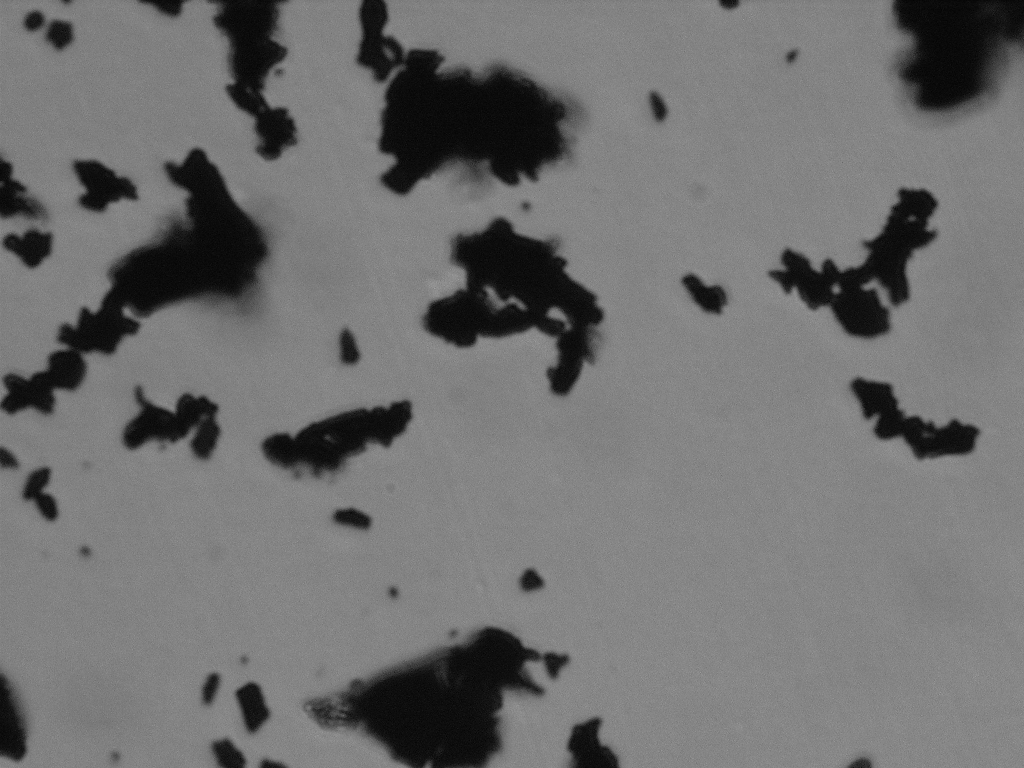
#> input picture Malarial/images1/13.JPG, 2048 x 1536 px, found by its file name (shown at 1/2 size)
$ python newSize.py
#> lines starting #> are read from the running program, lines starting #| are printed output that depends on the picture; after the words box and inside, x2 and y2 are one past the last pixel; in counts of white or black regions, pixels touching at a corner belong together
from cv2 import imread, morphologyEx
from skimage import data, io, filters, feature
import numpy as np
import matplotlib.pyplot as plt
# Label image regions.
from skimage.measure import regionprops
import matplotlib.patches as mpatches
from skimage.morphology import label


imgPath = 'Images1/13.jpg'
image = imread(imgPath,0)# data.coins()  # or any NumPy array!
#> image is the input picture: shape (1536, 2048); min 0, max 246, mean 111.7
#remove the 2 um scake
image = image[:800,:] #for 1st image
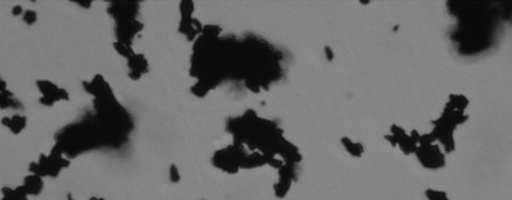
#> image: shape (800, 2048) (shown at 1/4 size); min 0, max 246, mean 104.1
#Whoe image
io.imshow(image)

edges_sob = filters.sobel(image)
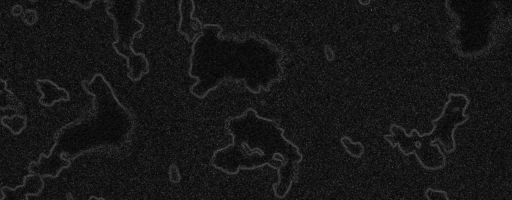
#> edges_sob: shape (800, 2048) float64 (shown at 1/4 size); min 0, max 0.257, mean 0.0233; drawn with min black and max white
io.imshow(edges_sob)


edgeTh = 0.01
edges_sob_filtered = np.where(edges_sob>edgeTh,255,0)
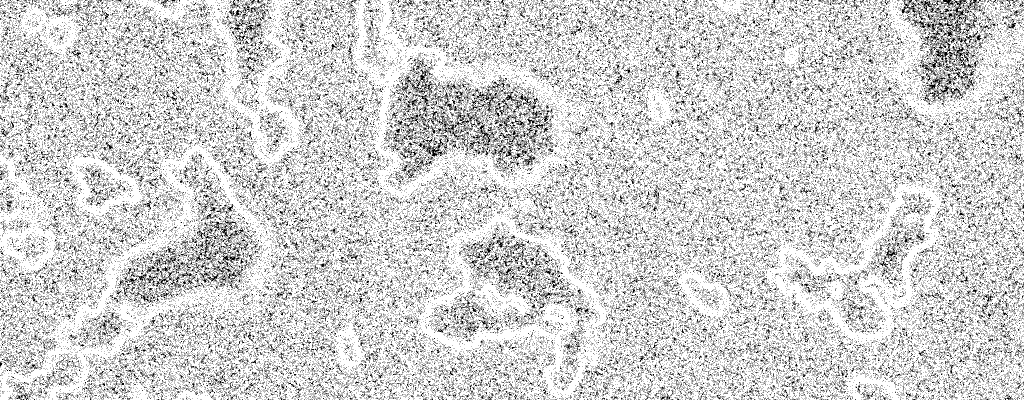
#> edges_sob_filtered: shape (800, 2048) int64 (shown at 1/2 size); 81.7% white; black in thin lines or dots
io.imshow(edges_sob_filtered)

label_image = label(edges_sob_filtered)
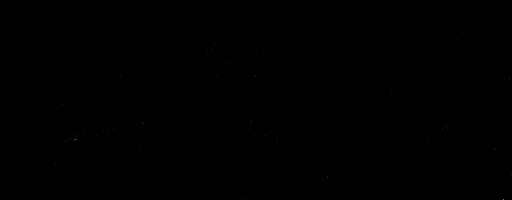
#> label_image: shape (800, 2048) int64 (shown at 1/4 size); min 0, max 247, mean 0.8
fig,ax = plt.subplots(1,figsize=(20,10))
ax.imshow(image, cmap=plt.cm.gray)
ax.set_title('Labeled items', fontsize=24)
ax.axis('off')

#Do not plot regions smaller than sizeThLow pixels and larger than sizeThHi on each axis
sizeThLow=15
sizeThHi =100

for region in regionprops(label_image):
    # Draw rectangle around segmented coins.
    if ((region.bbox[2]-region.bbox[0])>sizeThLow and (region.bbox[3] - region.bbox[1])>sizeThLow):
        if ((region.bbox[2]-region.bbox[0])<sizeThHi and (region.bbox[3] - region.bbox[1])<sizeThHi):
            minr, minc, maxr, maxc = region.bbox
            rect = mpatches.Rectangle((minc, minr),
                                      maxc - minc,
                                      maxr - minr,
                                      fill=False,
                                      edgecolor='red',
                                      linewidth=2)
            ax.add_patch(rect)

#Sort all found shapes by region size
sortRegions = [[(region.bbox[2]-region.bbox[0]) * (region.bbox[3] - region.bbox[1]),region.bbox]
                for region in regionprops(label_image) if
                (((region.bbox[2]-region.bbox[0])>sizeThLow) and (region.bbox[3] - region.bbox[1])>sizeThLow and ((region.bbox[2]-region.bbox[0])<sizeThHi and (region.bbox[3] - region.bbox[1])<sizeThHi))]
#> sortRegions = []
sortRegions = sorted(sortRegions, reverse=False)

#Check particle sizes distribution
particleSize = [size[0] for size in sortRegions]
#> particleSize = []

# Insert a um to pixel conversion ratio
um2pxratio = 1 #This number can directly be evaluated based on the zoom value of the microscope

print("Total number of particles detected: " + str(len(sortRegions)))
#| Total number of particles detected: 0

#Show histogram of non-sero Sobel edges
plt.figure()
plt.plot(np.multiply(np.power(um2pxratio,2), particleSize),np.arange(1,len(particleSize)+1),linewidth=2)
plt.ylabel('Particle count',fontsize=14)
plt.xlabel('Particle area',fontsize=14)
plt.title("Particle area cummulative distribution",fontsize=16)

#Show 5 largest regions location, image and edge
for region in sortRegions[-5:]:
    # Draw rectangle around segmented coins.
    minr, minc, maxr, maxc = region[1]
    fig, ax = plt.subplots(1,3,figsize=(15,6))
    ax[0].imshow(image, cmap=plt.cm.gray)
    ax[0].set_title('full frame', fontsize=16)
    ax[0].axis('off')
    rect = mpatches.Rectangle((minc, minr),
                          maxc - minc,
                          maxr - minr,
                          fill=False,
                          edgecolor='red',
                          linewidth=2)
    ax[0].add_patch(rect)

    ax[1].imshow(image[minr:maxr,minc:maxc],cmap='gray')
    ax[1].set_title('Zoom view', fontsize=16)
    ax[1].axis("off")
    ax[1].plot([0.1*(maxc - minc), 0.3*(maxc - minc)],
             [0.9*(maxr - minr),0.9*(maxr - minr)],'r')
    ax[1].text(0.15*(maxc - minc), 0.87*(maxr - minr),
          str(round(0.2*(maxc - minc)*um2pxratio,1))+'um',
          color='red', fontsize=12, horizontalalignment='center')

    ax[2].imshow(edges_sob_filtered[minr:maxr,minc:maxc],cmap='gray')
    ax[2].set_title('Edge view', fontsize=16)
    ax[2].axis("off")
    plt.show()
#> this loop made 0 passes

#Show 5 smallest regions location, image and edge
for region in sortRegions[:5]:
    # Draw rectangle around segmented coins.
    minr, minc, maxr, maxc = region[1]
    fig, ax = plt.subplots(1,3,figsize=(15,6))
    ax[0].imshow(image, cmap=plt.cm.gray)
    ax[0].set_title('full frame', fontsize=16)
    ax[0].axis('off')
    rect = mpatches.Rectangle((minc, minr),
                          maxc - minc,
                          maxr - minr,
                          fill=False,
                          edgecolor='red',
                          linewidth=2)
    ax[0].add_patch(rect)

    ax[1].imshow(image[minr:maxr,minc:maxc],cmap='gray')
    ax[1].set_title('Zoom view', fontsize=16)
    ax[1].axis("off")
    ax[1].plot([0.1*(maxc - minc), 0.3*(maxc - minc)],
             [0.9*(maxr - minr),0.9*(maxr - minr)],'r')
    ax[1].text(0.15*(maxc - minc), 0.87*(maxr - minr),
          str(round(0.2*(maxc - minc)*um2pxratio,1))+'um',
          color='red', fontsize=12, horizontalalignment='center')

    ax[2].imshow(edges_sob_filtered[minr:maxr,minc:maxc],cmap='gray')
    ax[2].set_title('Edge view', fontsize=16)
    ax[2].axis("off")
    plt.show()
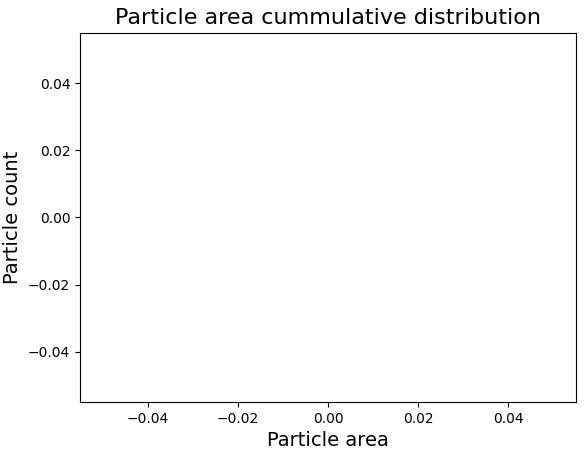
#> figure drawn by matplotlib, 1 panel

$ run again, with Malarial/images1/1.jpg copied over Malarial/images1/13.JPG
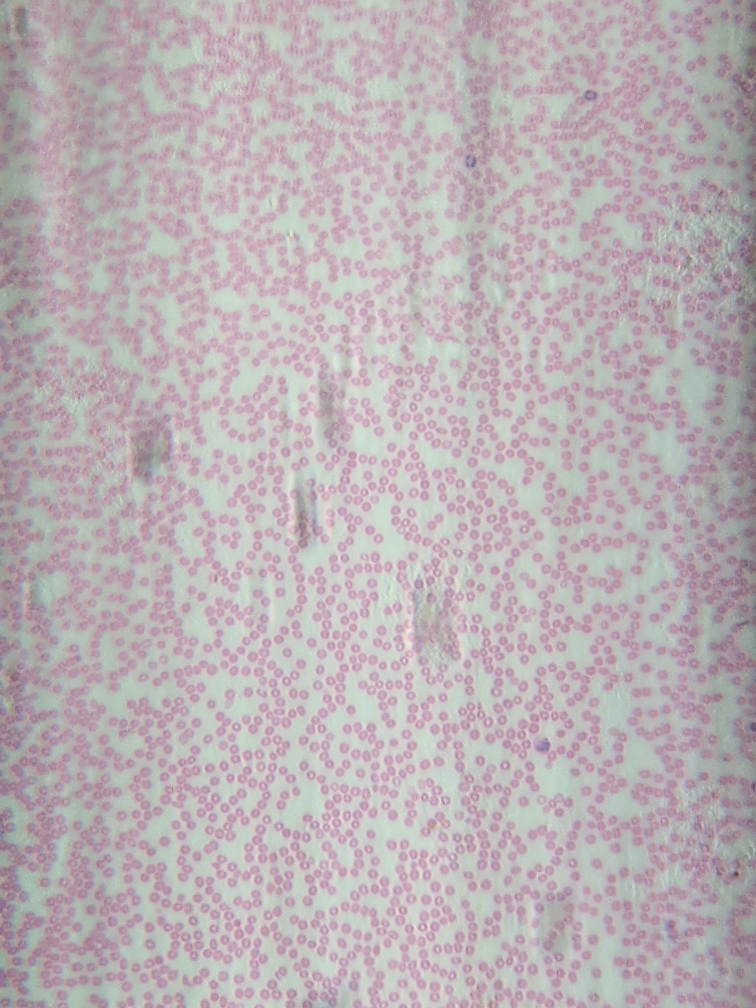
#> input picture Malarial/images1/1.jpg, 3024 x 4032 px, found by its file name (shown at 1/4 size)
#> edges_sob_filtered: shape (800, 3024) int64; 37.4% white; 19101 white regions (16940 under 20 px), largest, box (x1, y1, x2, y2) and area: (717, 0, 1634, 800) 176211, (1769, 191, 2916, 800) 151591, (2864, 3, 3024, 565) 24616
#> `label_image = label(edges_sob_filtered)`:
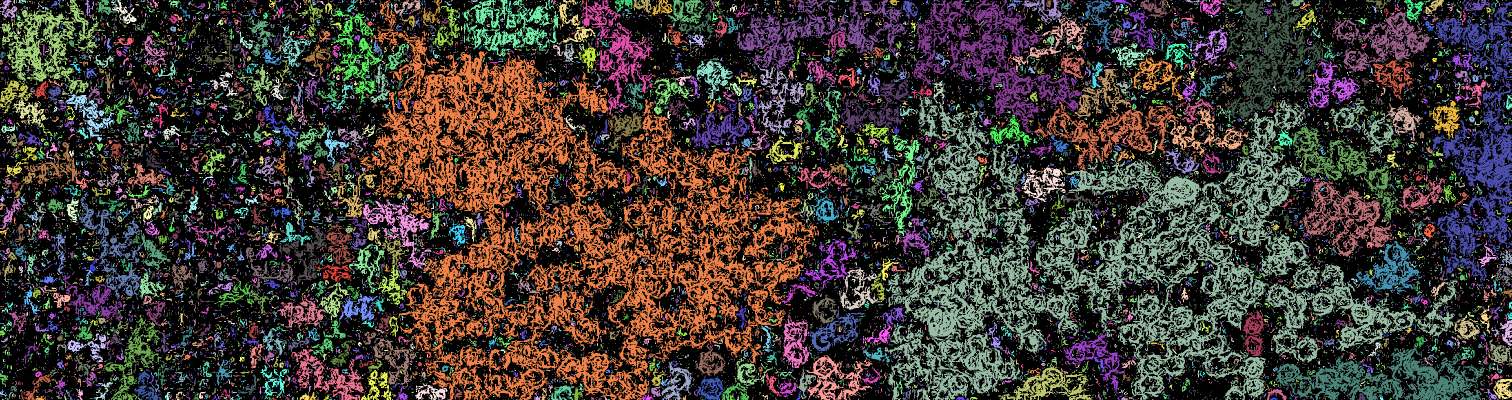
#> label_image: shape (800, 3024) int64 (shown at 1/2 size); 19102 distinct labels, from 0 to 19101; one colour per label, 0 black
#> the loop `for region in regionprops(label_image):` made 19101 passes
#> (minr, minc, maxr, maxc) on passes 2, 13, 16, 19, 43, 48, 54, 67: (0, 0, 41, 35), (0, 169, 32, 188), (0, 193, 30, 234), (0, 224, 48, 273), (0, 538, 19, 554), (0, 614, 73, 647), (0, 694, 25, 712), (0, 788, 35, 842)
#> sortRegions = 491 items
#> particleSize = 491 values from 256 to 9216
#| Total number of particles detected: 491
#> the loop `for region in sortRegions[-5:]:` made 5 passes
#> (region, minr, minc, maxr, maxc) on passes 1 to 5: ([7008, (356, 2797, 429, 2893)], 356, 2797, 429, 2893), ([7128, (487, 698, 586, 770)], 487, 698, 586, 770), ([7268, (344, 675, 436, 754)], 344, 675, 436, 754), ([7396, (534, 1678, 620, 1764)], 534, 1678, 620, 1764), ([9216, (188, 132, 284, 228)], 188, 132, 284, 228)
#> the loop `for region in sortRegions[:5]:` made 5 passes
#> (region, minr, minc, maxr, maxc) on passes 1 to 5: ([256, (205, 419, 221, 435)], 205, 419, 221, 435), ([256, (489, 453, 505, 469)], 489, 453, 505, 469), ([256, (605, 10, 621, 26)], 605, 10, 621, 26), ([272, (80, 137, 97, 153)], 80, 137, 97, 153), ([272, (121, 1761, 138, 1777)], 121, 1761, 138, 1777)
#> pass 2, `plt.show()`:
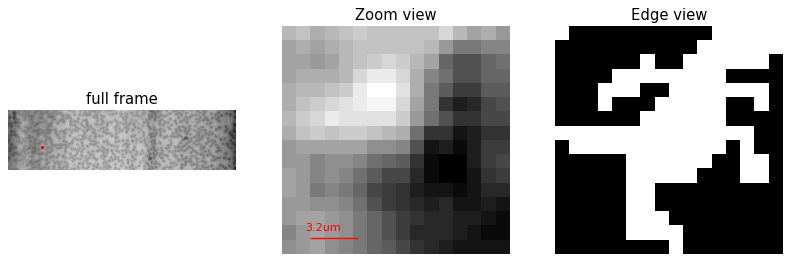
#> figure drawn by matplotlib, 3 panels

$ run again, with Malarial/images1/2.jpg copied over Malarial/images1/13.JPG
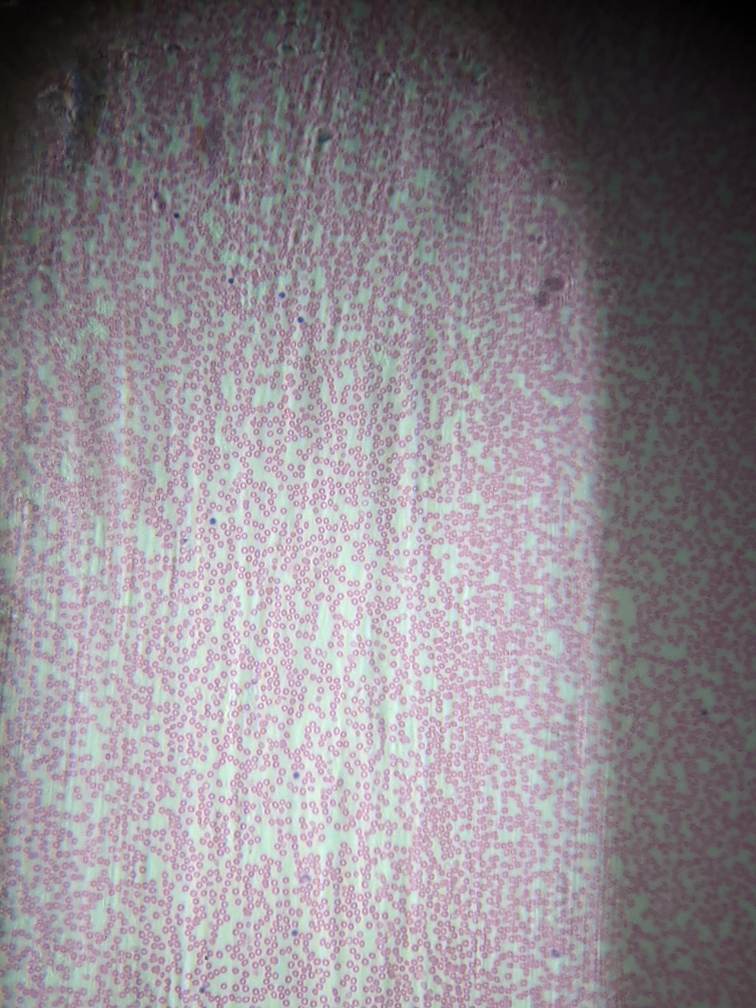
#> input picture Malarial/images1/2.jpg, 3024 x 4032 px, found by its file name (shown at 1/4 size)
#> `edges_sob_filtered = np.where(edges_sob>edgeTh,255,0)`:
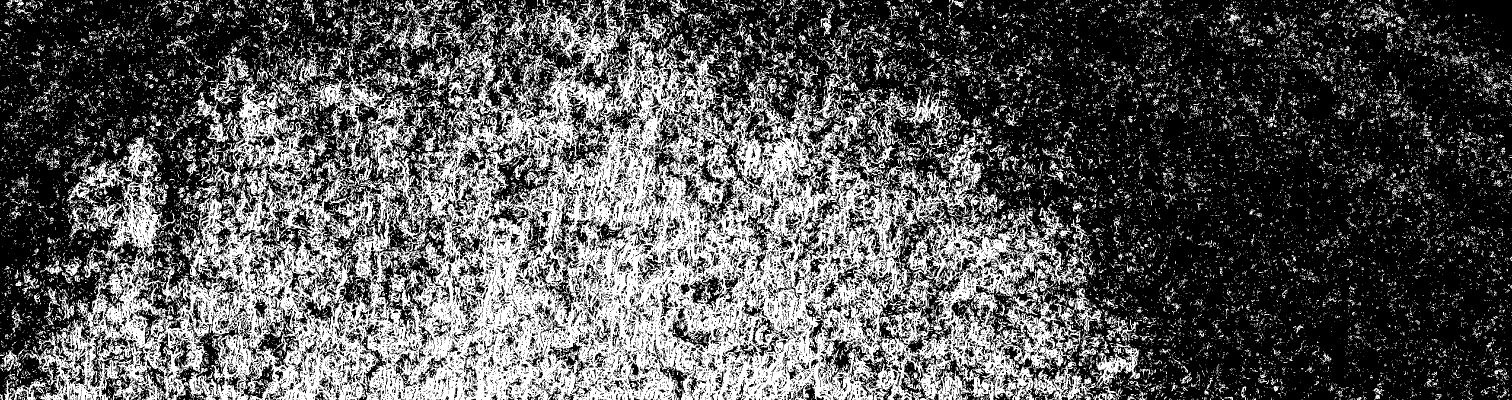
#> edges_sob_filtered: shape (800, 3024) int64 (shown at 1/2 size); 34.6% white; 21982 white regions (20387 under 20 px), largest, box (x1, y1, x2, y2) and area: (8, 0, 2203, 800) 636805, (616, 146, 772, 401) 8038, (2067, 723, 2192, 800) 3624
#> the loop `for region in regionprops(label_image):` made 21982 passes
#> (minr, minc, maxr, maxc) on passes 23, 34, 52, 56, 58, 72, 84, 94: (0, 468, 17, 490), (0, 606, 26, 627), (0, 810, 33, 866), (0, 856, 23, 889), (0, 892, 16, 919), (0, 1051, 79, 1106), (0, 1226, 36, 1252), (0, 1339, 27, 1376)
#> sortRegions = 182 items
#> particleSize = 182 values from 256 to 8064
#| Total number of particles detected: 182
#> the loop `for region in sortRegions[-5:]:` made 5 passes
#> (region, minr, minc, maxr, maxc) on passes 1 to 5: ([4345, (0, 1051, 79, 1106)], 0, 1051, 79, 1106), ([4672, (105, 436, 178, 500)], 105, 436, 178, 500), ([4816, (25, 886, 111, 942)], 25, 886, 111, 942), ([7216, (695, 2192, 777, 2280)], 695, 2192, 777, 2280), ([8064, (150, 552, 246, 636)], 150, 552, 246, 636)
#> the loop `for region in sortRegions[:5]:` made 5 passes
#> (region, minr, minc, maxr, maxc) on passes 1 to 5: ([256, (421, 361, 437, 377)], 421, 361, 437, 377), ([272, (131, 1884, 147, 1901)], 131, 1884, 147, 1901), ([272, (145, 1461, 161, 1478)], 145, 1461, 161, 1478), ([272, (240, 1921, 256, 1938)], 240, 1921, 256, 1938), ([272, (325, 1685, 341, 1702)], 325, 1685, 341, 1702)
#> pass 2, `plt.show()`:
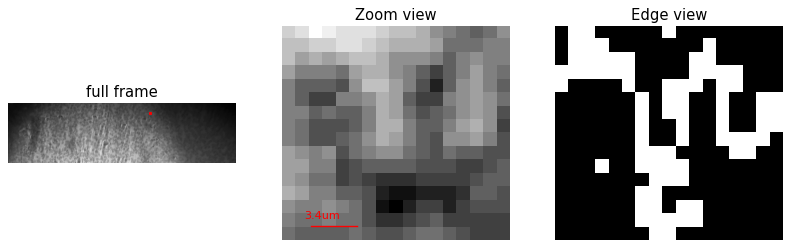
#> figure drawn by matplotlib, 3 panels
